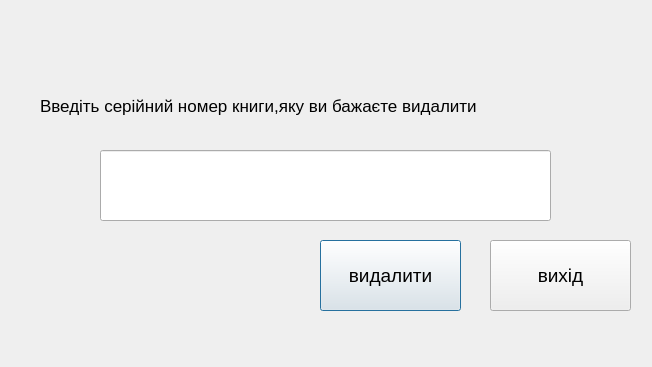
<?xml version="1.0" encoding="UTF-8"?>
<ui version="4.0">
 <class>deleteData</class>
 <widget class="QDialog" name="deleteData">
  <property name="geometry">
   <rect>
    <x>0</x>
    <y>0</y>
    <width>652</width>
    <height>367</height>
   </rect>
  </property>
  <property name="font">
   <font>
    <pointsize>11</pointsize>
   </font>
  </property>
  <property name="windowTitle">
   <string>Dialog</string>
  </property>
  <widget class="QPushButton" name="deleteData_3">
   <property name="geometry">
    <rect>
     <x>320</x>
     <y>240</y>
     <width>141</width>
     <height>71</height>
    </rect>
   </property>
   <property name="font">
    <font>
     <pointsize>14</pointsize>
    </font>
   </property>
   <property name="text">
    <string>видалити</string>
   </property>
  </widget>
  <widget class="QLabel" name="label">
   <property name="geometry">
    <rect>
     <x>40</x>
     <y>60</y>
     <width>581</width>
     <height>91</height>
    </rect>
   </property>
   <property name="font">
    <font>
     <pointsize>13</pointsize>
    </font>
   </property>
   <property name="text">
    <string>Введіть cерійний номер книги,яку ви бажаєте видалити</string>
   </property>
  </widget>
  <widget class="QLineEdit" name="deleteData_2">
   <property name="geometry">
    <rect>
     <x>100</x>
     <y>150</y>
     <width>451</width>
     <height>71</height>
    </rect>
   </property>
   <property name="font">
    <font>
     <pointsize>18</pointsize>
    </font>
   </property>
  </widget>
  <widget class="QPushButton" name="exit">
   <property name="geometry">
    <rect>
     <x>490</x>
     <y>240</y>
     <width>141</width>
     <height>71</height>
    </rect>
   </property>
   <property name="font">
    <font>
     <pointsize>14</pointsize>
    </font>
   </property>
   <property name="text">
    <string>вихід</string>
   </property>
  </widget>
 </widget>
 <resources/>
 <connections/>
</ui>
